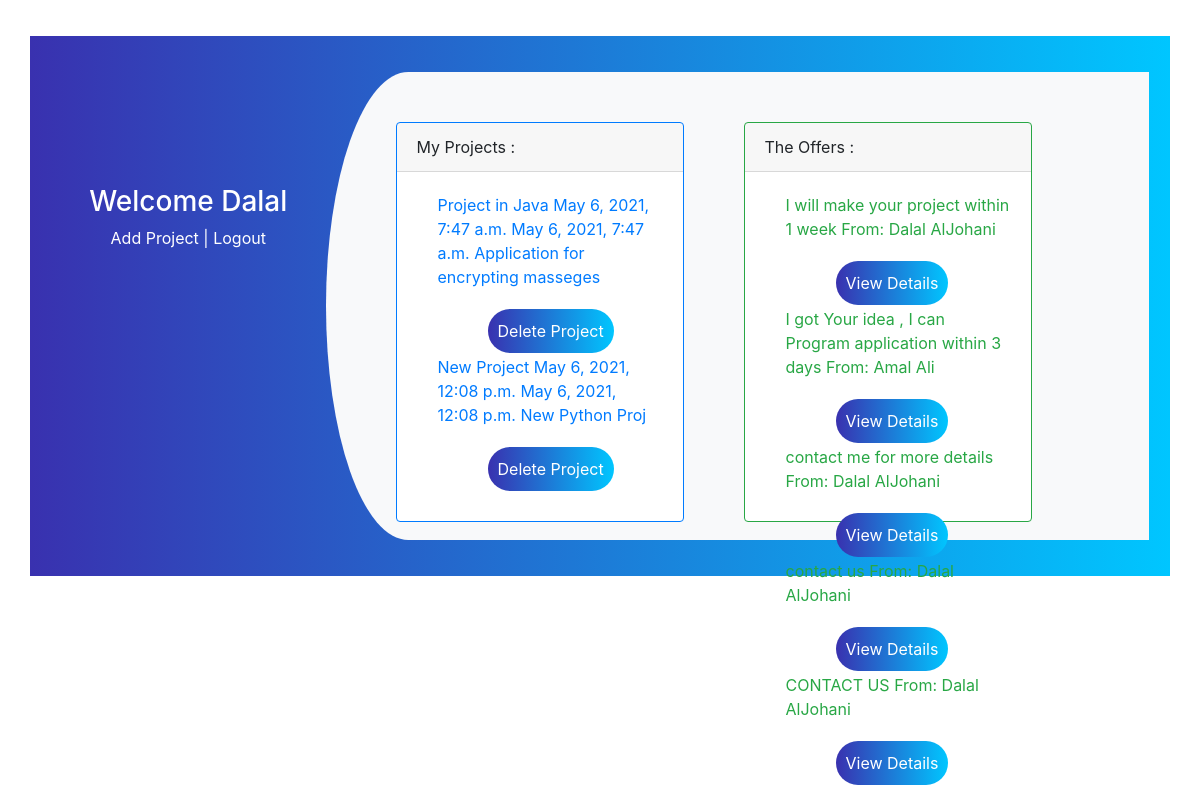
The app's page /customer (signed in) with its own data.
### app/models.py (models this page shows)
class Freelancer(models.Model):
    fname = models.CharField(max_length=30)
    lname = models.CharField(max_length=30)
    phone_no= models.IntegerField()
    email = models.CharField(max_length=30)
    category=models.CharField(max_length=30)
    password = models.CharField(max_length=30)
    created_at = models.DateTimeField(auto_now_add=True)
    updated_at = models.DateTimeField(auto_now=True)
    objects = UserManager()

class Project(models.Model):
    proj_name = models.CharField(max_length=250)
    freelancer=models.ForeignKey(Freelancer, related_name="freelancer" ,on_delete = models.CASCADE, null=True)
    customer=models.ForeignKey(Customer, related_name="customer" ,on_delete = models.CASCADE)
    start_date=models.DateTimeField(auto_now_add=True)
    deadline = models.DateTimeField(auto_now=True)
    discription = models.CharField(max_length=230)
    created_at = models.DateTimeField(auto_now_add=True)
    updated_at = models.DateTimeField(auto_now=True)

class Request(models.Model):
    request = models.CharField(max_length=250)
    offer_from=models.ForeignKey(Freelancer, related_name="request" ,on_delete = models.CASCADE,null=True)
    customer=models.ForeignKey(Customer, related_name="customer1" ,on_delete = models.CASCADE,null=True)
    project=models.ForeignKey(Project, related_name="project" ,on_delete = models.CASCADE,null=True)
    created_at = models.DateTimeField(auto_now_add=True)
    updated_at = models.DateTimeField(auto_now=True)

### app/views.py (the view)
# urls.py: path('customer' , views.customer),
def customer(request):
    context = {
        'all_users' : Customer.objects.all(),
        'all_freelancer' : Freelancer.objects.all(),
        'all_projects': Project.objects.all(),
        'all_req': Request.objects.all()
    }
    return render(request,'customer.html',context)

### app/templates/customer.html (shortened to what this page needs)
<!DOCTYPE html>
<html lang="en">
<head>
    {% load static %}
    <link rel="stylesheet" href="{% static 'style.css' %}">
    <link rel="stylesheet" href="https://cdnjs.cloudflare.com/ajax/libs/twitter-bootstrap/4.3.1/css/bootstrap.min.css">
</head>
<body>
    <div class="container register">
        <div class="row">
            <div class="col-md-3 register-left">
                <img src="C:\Users\Rooz albasha\Desktop\project\weather\log in logo.jpg" alt="">
                <h3>Welcome {{request.session.fname}}
                </h3>
                <a href='add_proj'>Add Project </a>|
                <a href='/logout'>Logout</a>
            </div>
            <div class="col-md-9 register-right">
            <div class="card border-primary mb-2" style="max-width: 18rem;">
                <div class="card-header">My Projects :</div>
                    <div class="card-body text-primary">
                        {% for proj in all_projects  %}
                        {% if proj.customer.id == request.session.uid %}
                        <table>
                            <tr>
                                <td>{{proj.proj_name}}
                                    {{proj.start_date}}
                                    {{proj.deadline}}
                                    {{proj.discription}}<br>
                                    <a href='/delete/{{proj.id}}'><button class="bg">Delete Project</button></a>
                                </td>
                            </tr>
                        </table>
                        {% endif %}
                        {% endfor %}
                    </div>
            </div>
            <div class="card border-success mb-2" style="max-width: 18rem;">
                <div class="card-header">The Offers :</div>
                <div class="card-body text-success">
                    <table>
                        {% for req in all_req  %}
                        <tr>
                            <td>{{req.request}}
                            From: {{req.offer_from.fname}} {{req.offer_from.lname}}<br>
                            <a href="/view/{{req.id}}"><button class="bg" >View Details</button></a>
                        </td>
                        </tr>
                        {% endfor %}
                    </table>
                </div>
            </div>
        </div>
    </div>
</body>
</html>

### app/static/style.css (style rules this page uses)
.register { background: -webkit-linear-gradient(left, #3931af, #00c6ff); margin-top: 3%; padding: 3%; }
.register-left { text-align: center; color: #fff; margin-top: 4%; }
.register-right { background: #f8f9fa; border-top-left-radius: 10% 50%; border-bottom-left-radius: 10% 50%; }
.register-left img { margin-top: 15%; margin-bottom: 5%; width: 25%; -webkit-animation: mover 2s infinite alternate; animation: mover 1s infinite alternate; }

### app/templates/customer.html (style rules this page uses)
.register { background: -webkit-linear-gradient(left, #3931af, #00c6ff); margin-top: 3%; padding: 3%; }
.register-left { height: 300px; text-align: center; color: #fff; margin-top: 4%; }
.register-right { background: #f8f9fa; border-top-left-radius: 10% 50%; border-bottom-left-radius: 10% 50%; padding: 10px; display: flex; }
.register-left img { margin-top: 15%; margin-bottom: 5%; width: 25%; -webkit-animation: mover 2s infinite alternate; animation: mover 1s infinite alternate; }
a { color:white; }
img { width: 200px; padding: 10px; margin-top: 10px; margin-left: 30px; }
table { padding: 40px; margin-left: 20px; }
.card { margin-top: 40px; margin-left: 60px; height:400px; width: 400px; }
.bg { background: -webkit-linear-gradient(left, #3931af, #00c6ff); border-radius:30px; border-top:#3931af ; border-right:#3931af ; border-left:#3931af ; border-bottom:#3931af ; padding: 10px; margin-top:20px; margin-left:50px; color: #fff; }

### records on screen
Freelancer: session.fname "Dalal"
Project: proj_name "Project in Java", start_date "May 6, 2021, 7:47 a.m.", deadline "May 6, 2021, 7:47 a.m.", discription "Application for encrypting masseges"
Project: proj_name "New Project", start_date "May 6, 2021, 12:08 p.m.", deadline "May 6, 2021, 12:08 p.m.", discription "New Python Proj"
Request: request "I will make your project within 1 week", offer_from.fname "Dalal", offer_from.lname "AlJohani"
Request: request "I got Your idea , I can Program application within 3 days", offer_from.fname "Amal", offer_from.lname "Ali"
Request: request "contact me for more details", offer_from.fname "Dalal", offer_from.lname "AlJohani"
Request: request "contact us", offer_from.fname "Dalal", offer_from.lname "AlJohani"
Request: request "CONTACT US", offer_from.fname "Dalal", offer_from.lname "AlJohani"
